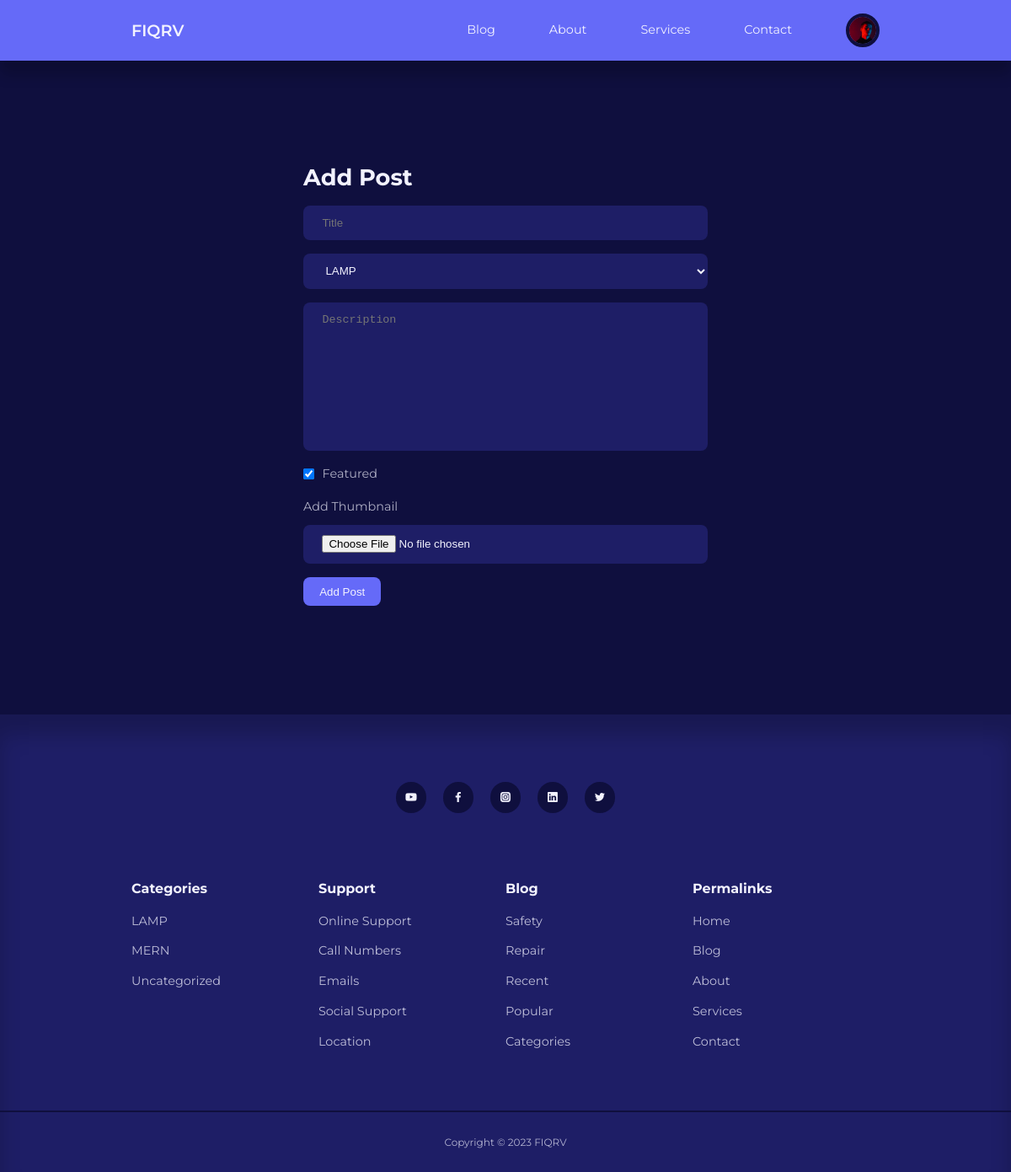
The page /admin/add-post.php (signed in) on the database its author committed.
### tables this page shows
CREATE TABLE `users` (
  `id` int(11) UNSIGNED NOT NULL,
  `firstname` varchar(50) NOT NULL,
  `lastname` varchar(50) NOT NULL,
  `username` varchar(50) NOT NULL,
  `email` varchar(100) NOT NULL,
  `password` varchar(255) NOT NULL,
  `avatar` varchar(255) NOT NULL,
  `is_admin` tinyint(1) NOT NULL
);

CREATE TABLE `categories` (
  `id` int(11) UNSIGNED NOT NULL,
  `title` varchar(50) NOT NULL,
  `description` text NOT NULL
);

### admin/partials/header.php (called while the page is built, shortened)
<?php
require '../partials/header.php';

### admin/add-post.php (the view, shortened to what this page needs)
<?php
include 'partials/header.php';
$title          = $_SESSION['add-post-data']['title'] ?? null;
$body           = $_SESSION['add-post-data']['body'] ?? null;
$query = "SELECT * FROM categories";
$categories = mysqli_query($connection, $query);
?>
<section class="form__section">
    <div class="container form__section-container">
        <h2>Add Post</h2>
        <?php if(mysqli_num_rows($categories) > 0) :?>
        <form action="<?= ROOT_URL?>admin/add-post-logic.php" enctype="multipart/form-data" method="POST">
            <input value="<?=$title?>" type="text" name="title" placeholder="Title">
            <select name="category" id="">
                <?php while($category = mysqli_fetch_assoc($categories)) : ?>
                    <option value="<?=$category['id']?>"><?=$category['title']?></option>
                <?php endwhile; ?>
            </select>
            <textarea name="body" id="" rows="10" placeholder="Description"><?=$body?></textarea>
            <?php if(isset($_SESSION['user_is_admin'])) : ?>
            <div class="form__control inline">
                <input type="checkbox" id="is_featured" name="is_featured" value="1" checked>
                <label for="is_featured">Featured</label>
            </div>
            <?php endif?>
            <div class="form__control">
                <label for="thumbnail">Add Thumbnail</label>
                <input type="file" name="thumbnail" id="thumbnail">
            </div>
            <button class="btn" name="submit" type="submit">Add Post</button>
        </form>
        <?php endif?>
    </div>
</section>
<?php
include '../partials/footer.php';
?>

### partials/header.php (shortened to what this page needs)
<?php
require 'config/database.php';
if(isset($_SESSION['user-id'])){
    $id = filter_var($_SESSION['user-id'], FILTER_SANITIZE_NUMBER_INT);
    $query = "SELECT avatar FROM users WHERE id=$id";
    $result = mysqli_query($connection, $query);
    $avatar = mysqli_fetch_assoc($result);
}
?>
<!DOCTYPE html>
<html lang="en">
<head>
    <link rel="stylesheet" href="<?= ROOT_URL?>css/style.css">
    <link rel="stylesheet" href="https://unicons.iconscout.com/release/v4.0.0/css/line.css">
</head>
<body>
    <nav>
        <div class="container nav__container">
            <a href="<?= ROOT_URL?>index.php" class="nav__logo">FIQRV</a>
            <ul class="nav__items">
                <li><a href="<?= ROOT_URL?>blog.php">Blog</a></li>
                <li><a href="<?= ROOT_URL?>about.php">About</a></li>
                <li><a href="<?= ROOT_URL?>services.php">Services</a></li>
                <li><a href="<?= ROOT_URL?>contact.php">Contact</a></li>
                <?php if(isset($_SESSION['user-id'])) : ?>
                <li class="nav__profile">
                    <div class="avatar">
                        <img src="<?= ROOT_URL . 'images/' . $avatar['avatar']?>">
                    </div>
                </li>
                <?php else :?>
                <li><a href="<?= ROOT_URL?>signin.php">Signin</a></li>
                <?php endif?>
            </ul>
        </div>
    </nav>

### partials/footer.php (shortened to what this page needs)
<?php
$categories_query = "SELECT * FROM categories ORDER BY title";
$categories = mysqli_query($connection, $categories_query);
?>
<footer>
        <div class="footer__socials">
            <a href="https://youtube.com" target="_blank"><i class="uil uil-youtube"></i></a>
            <a href="https://facebook.com" target="_blank"><i class="uil uil-facebook-f"></i></a>
            <a href="https://instagram.com" target="_blank"><i class="uil uil-instagram-alt"></i></a>
            <a href="https://linkedin.com" target="_blank"><i class="uil uil-linkedin"></i></a>
            <a href="https://twitter.com" target="_blank"><i class="uil uil-twitter"></i></a>
        </div>
        <div class="container footer__container">
            <article>
                <h4>Categories</h4>
                <?php if(mysqli_num_rows($categories) > 0) :?>
                <ul>
                    <?php while($category = mysqli_fetch_assoc($categories)) : ?>
                    <li><a href="<?= ROOT_URL ?>category-posts.php?id=<?=$category['id']?>"><?=$category['title']?></a></li>
                    <?php endwhile; ?>
                </ul>
                <?php else :?>
                <div class="alert__message error">
                    <p><?= "No categories found"?></p>
                </div>
                <?php endif?>
            </article>
            <article>
                <h4>Support</h4>
                <ul>
                    <li><a href="">Online Support</a></li>
                    <li><a href="">Call Numbers</a></li>
                    <li><a href="">Emails</a></li>
                    <li><a href="">Social Support</a></li>
                    <li><a href="">Location</a></li>
                </ul>
            </article>
            <article>
                <h4>Blog</h4>
                <ul>
                    <li><a href="">Safety</a></li>
                    <li><a href="">Repair</a></li>
                    <li><a href="">Recent</a></li>
                    <li><a href="">Popular</a></li>
                    <li><a href="">Categories</a></li>
                </ul>
            </article>
            <article>
                <h4>Permalinks</h4>
                <ul>
                    <li><a href="<?= ROOT_URL?>index.php">Home</a></li>
                    <li><a href="<?= ROOT_URL?>blog.php">Blog</a></li>
                    <li><a href="<?= ROOT_URL?>about.php">About</a></li>
                    <li><a href="<?= ROOT_URL?>services.php">Services</a></li>
                    <li><a href="<?= ROOT_URL?>contact.php">Contact</a></li>
                </ul>
            </article>
        </div>
        <div class="footer__copyright">
            <small>Copyright &copy; 2023 FIQRV</small>
        </div>
    </footer>
</body>
</html>

### css/style.css (style rules this page uses)
:root { --color-primary:#656af8; --color-primary-light:hsl(242, 91%, 69%, 18%); --color-primary-variant:#5854c7; --color-red:#da0f3f; --color-red-light:hsl(346, 87%, 46%, 15%); --color-green:#00c476; --color-green-light:hsl(156, 100%, 38%, 15%); --color-gray-900:#1e1e66; --color-gray-700:#2d2b7c; --color-gray-300:rgba(242, 242, 254, 0.3); --color-gray-200:rgba(242, 242, 254, 0.7); --color-white:#f2f2fe; --color-bg:#0f0f3e; ---transition: all 300ms ease; --container-width-lg: 74%; --container-width-md: 88%; --form-width: 40%; --card-border-radius-1: 0.3rem; --card-border-radius-2: 0.5rem; --card-border-radius-3: 0.8rem; --card-border-radius-4: 2rem; --card-border-radius-5: 5rem; }
* { margin: 0; padding: 0; outline: 0; border: 0; appearance: 0; list-style: none; text-decoration: none; box-sizing: border-box; }
body { font-family: 'Montserrat', sans-serif; line-height: 1.6; color: var(--color-gray-200); overflow-x: hidden; background: var(--color-bg); font-size: 0.9rem; }
.container { width: var(--container-width-lg); max-width: 1800px; margin-inline: auto; }
section { margin-top: 3rem; width: 100vw; }
h1, h2, h3, h4, h5 { color: var(--color-white); line-height: 1.3; }
h2 { font-size: 1.7rem; margin: 1rem 0; }
h4 { font-size: 1rem; }
a { color: var(--color-white); transition: var(---transition); }
img { display: block; width: 100%; object-fit: cover; }
nav { background: var(--color-primary); width: 100vw; height: 4.5rem; position: fixed; top: 0; z-index: 10; box-shadow: 0 1rem 1rem rgba(0, 0, 0, 0.2); }
.nav__container { height: 100%; display: flex; align-items: center; justify-content: space-between; }
.avatar { width: 2.5rem; height: 2.5rem; border-radius: 50%; overflow: hidden; border: 0.3rem solid var(--color-bg); }
.nav__logo { font-weight: 600; font-size: 1.2rem; }
.nav__items { display: flex; align-items: center; gap: 4rem; }
.nav__profile { position: relative; cursor: pointer; }
footer { background: var(--color-gray-900); padding: 5rem 0 0; box-shadow: inset 0 1.5rem 1.5rem rgba(0, 0, 0, 0.2); }
.footer__socials { margin-inline: auto; width: fit-content; margin-bottom: 5rem; display: flex; justify-content: space-between; align-items: center; gap: 1.2rem; }
.footer__socials a { background: var(--color-bg); border-radius: 50%; width: 2.3rem; height: 2.3rem; display: flex; align-items: center; justify-content: center; }
.footer__container { display: grid; grid-template-columns: repeat(4, 1fr) }
footer h4 { color: var(--color-white); margin-bottom: 0.6rem; }
footer ul li { padding: 0.4rem 0; }
footer ul a { opacity: 0.75; }
.footer__copyright { text-align: center; padding: 1.5rem 0; border-top: 2px solid var(--color-bg); margin-top: 4rem; }
.btn { display: inline-block; width: fit-content; padding: 0.6rem 1.2rem; background-color: var(--color-primary); border-radius: var(--card-border-radius-2); cursor: pointer; transition: var(---transition); color: var(--color-white); }
.form__section { display: grid; place-items: center; height: 100vh; }
.form__section-container { width: var(--form-width); }
form { display: flex; flex-direction: column; gap: 1rem; }
.form__control { display: flex; flex-direction: column; gap: 0.6rem; }
.form__control.inline { flex-direction: row; align-items: center; }
input, textarea, select { padding: 0.8rem 1.4rem; background-color: var(--color-gray-900); border-radius: var(--card-border-radius-2); resize: none; color: var(--color-white); }

### rows shown on the page
users: avatar (picture)
categories: title "LAMP"
categories: title "MERN"
categories: title "Uncategorized"

### other values the page prints
form field category "LAMP"
